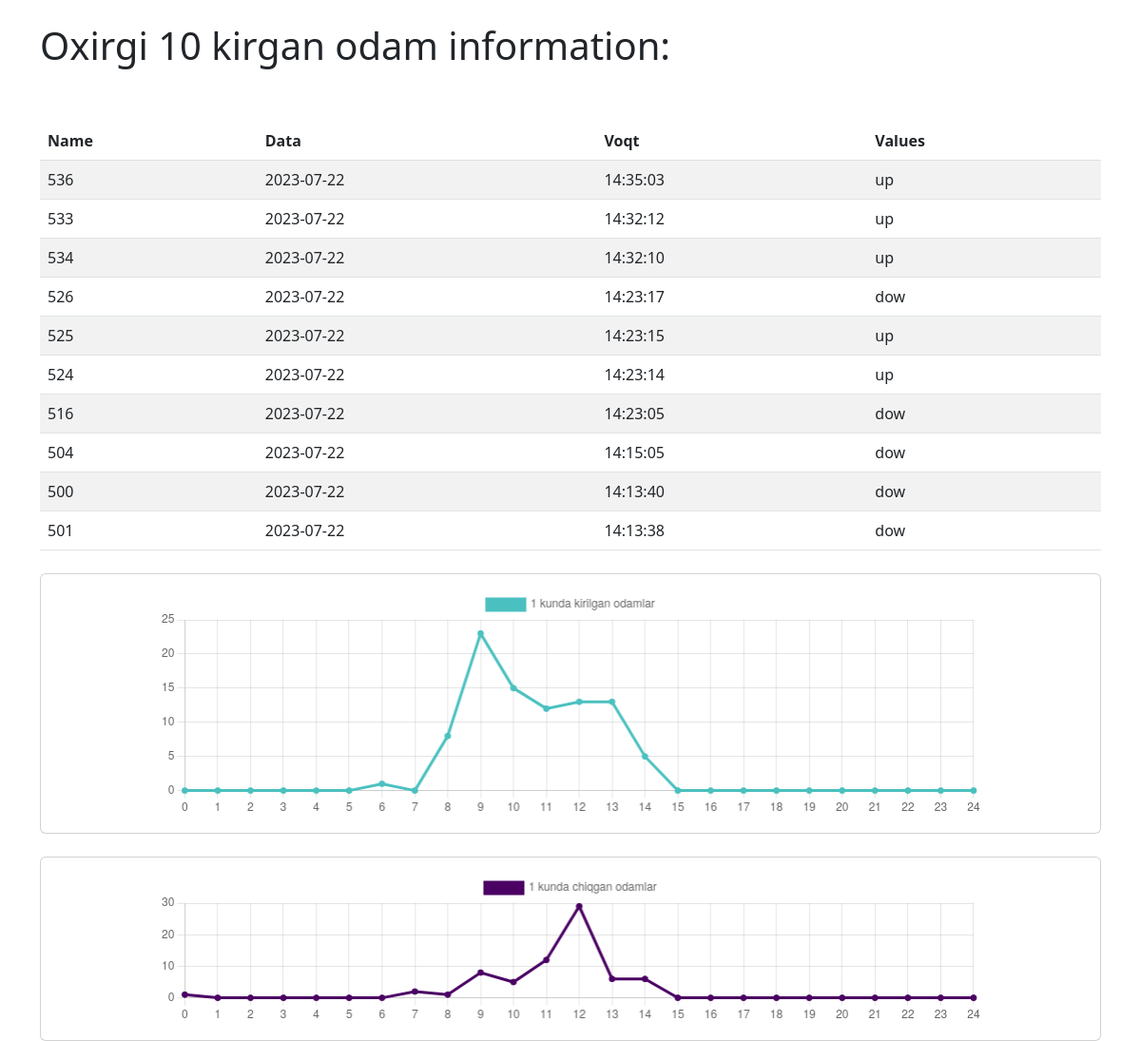
The page / on the database its author committed.
### table/models.py (models this page shows)
class Element(models.Model):
    name = models.CharField(max_length=100)
    data = models.CharField(max_length=100)
    voqt = models.CharField(max_length=100)
    values = models.CharField(max_length=100)

### table/views.py (the view)
# urls.py: 2. Add a URL to urlpatterns:  path('', views.home, name='home')
def home(request):
    connection = sqlite3.connect("db.sqlite3")
    cursor = connection.cursor()
    cursor.execute("SELECT * FROM table_element")
    results = cursor.fetchall()
    databese = pd.DataFrame(results, columns=["id", "name", "data", "values", "voqt"])
    cursor.close()
    connection.close()
    def today(x):
        today = date.today()
        d1 = today.strftime("%d")
        m1 = today.strftime("%m")
        y1 = today.strftime("%Y")
        if x[0:4] == y1 and x[5:7] == m1 and x[8:10] == d1:
            return True
        else:
            return False
    df = pd.DataFrame()
    today_data = databese[databese['data'].apply(today)]
    df['munit'] = today_data['voqt'].apply(lambda x: x[0:2])
    df['values'] = today_data['values']
    dict = [
        {'time': 0, 'value': 0},
        {'time': 1, 'value': 0},
        {'time': 2, 'value': 0},
        {'time': 3, 'value': 0},
        {'time': 4, 'value': 0},
        {'time': 5, 'value': 0},
        {'time': 6, 'value': 0},
        {'time': 7, 'value': 0},
        {'time': 8, 'value': 0},
        {'time': 9, 'value': 0},
        {'time': 10, 'value': 0},
        {'time': 11, 'value': 0},
        {'time': 12, 'value': 0},
        {'time': 13, 'value': 0},
        {'time': 14, 'value': 0},
        {'time': 15, 'value': 0},
        {'time': 16, 'value': 0},
        {'time': 17, 'value': 0},
        {'time': 18, 'value': 0},
        {'time': 19, 'value': 0},
        {'time': 20, 'value': 0},
        {'time': 21, 'value': 0},
        {'time': 22, 'value': 0},
        {'time': 23, 'value': 0},
        {'time': 24, 'value': 0},
    ]
    dict2 = [
        {'time': 0, 'value': 0},
        {'time': 1, 'value': 0},
        {'time': 2, 'value': 0},
        {'time': 3, 'value': 0},
        {'time': 4, 'value': 0},
        {'time': 5, 'value': 0},
        {'time': 6, 'value': 0},
        {'time': 7, 'value': 0},
        {'time': 8, 'value': 0},
        {'time': 9, 'value': 0},
        {'time': 10, 'value': 0},
        {'time': 11, 'value': 0},
        {'time': 12, 'value': 0},
        {'time': 13, 'value': 0},
        {'time': 14, 'value': 0},
        {'time': 15, 'value': 0},
        {'time': 16, 'value': 0},
        {'time': 17, 'value': 0},
        {'time': 18, 'value': 0},
        {'time': 19, 'value': 0},
        {'time': 20, 'value': 0},
        {'time': 21, 'value': 0},
        {'time': 22, 'value': 0},
        {'time': 23, 'value': 0},
        {'time': 24, 'value': 0},
    ]
    tables = Element.objects.order_by('-id')[:10]
    df['munit'] = df['munit'].apply(lambda x: x[0:2])
    up = df[df['values'] == 'up'].groupby(['munit']).count()
    down = df[df['values'] == 'dow'].groupby(['munit']).count()
    for i in range(len(dict)):
        for m, v in up['values'].items():
            if int(dict[i]['time']) == int(m):
                dict[i]['value'] = v
    for i in range(len(dict2)):
        for m, v in down['values'].items():
            if int(dict2[i]['time']) == int(m):
                dict2[i]['value'] = v
    dict_up = json.dumps(dict)
    dict_down = json.dumps(dict2)
    return render(request, 'home.html', {'tables': tables,'dict_up':dict_up,'dict_down':dict_down})

### table/templates/home.html (shortened to what this page needs)
<!DOCTYPE html>
<html>
<head>
    <link rel="stylesheet" href="https://cdn.jsdelivr.net/npm/bootstrap@5.3.0-alpha1/dist/css/bootstrap.min.css">
</head>
<body>
    <div class="container mt-4">
        <h1>Oxirgi 10 kirgan odam information:</h1>
        <br>
        <br>
        <table class="table table-striped">
            <thead>
                <tr>
                    <th scope="col">Name</th>
                    <th scope="col">Data</th>
                    <th scope="col">Voqt</th>
                    <th scope="col">Values</th>
                </tr>
            </thead>
            <tbody>
                {% for table in tables %}
                <tr>
                    <td>{{ table.name }}</td>
                    <td>{{ table.data }}</td>
                    <td>{{ table.voqt }}</td>
                    <td>{{ table.values }}</td>
                </tr>
                {% endfor %}
            </tbody>
        </table>
    </div>
    <div class="container mt-4">
        <div class="card">
            <div class="card-body">
                <div id="chartContainer" style="width: 80%; height: 30vh; margin: 0 auto;">
                    <canvas id="lineChart" data-dict="{{ dict_up }}"></canvas>
                </div>
            </div>
        </div>
    </div>
    <div class="container mt-4">
        <div class="card">
            <div class="card-body">
                <div id="chartContainer" style="width: 80%; height: 20vh; margin: 0 auto;">
                    <canvas id="lineChart1" data-dict="{{ dict_down }}"></canvas>
                </div>
            </div>
        </div>
    </div>
    <script>
        // Grafik ma'lumotlari
        var dict_up = document.getElementById("lineChart").getAttribute("data-dict");
        var hourlyData = JSON.parse(dict_up);
        var dict_down = document.getElementById("lineChart1").getAttribute("data-dict");
        var hourlyData2 = JSON.parse(dict_down);
        // Line chart yaratish
        var lineChart = new Chart("lineChart", {
            type: 'line',
            data: {
                labels: hourlyData.map(data => data.time),
                datasets: [{
                    label: "1 kunda kirilgan odamlar",
                    borderColor: 'rgba(75, 192, 192, 1)',
                    backgroundColor: 'rgba(75, 192, 192, 1)',
                    data: hourlyData.map(data => data.value),
                }]
            },
            options: {
                responsive: true,
                maintainAspectRatio: false,
                scales: {
                    y: {
                        beginAtZero: true
                    }
                }
            }
        });
             var lineChart1 = new Chart("lineChart1", {
            type: 'line',
            data: {
                labels: hourlyData2.map(data => data.time),
                datasets: [{
                    label: "1 kunda chiqgan odamlar",
                    borderColor: 'rgba(75, 0, 100, 1)',
                    backgroundColor: 'rgba(75, 0, 100, 1)',
                    data: hourlyData2.map(data => data.value),
                }]
            },
            options: {
                responsive: true,
                maintainAspectRatio: false,
                scales: {
                    y: {
                        beginAtZero: true
                    }
                }
            }
        });
    </script>
</body>
</html>

### rows shown on the page
Element: name "536", data "2023-07-22", voqt "14:35:03", values "up"
Element: name "533", data "2023-07-22", voqt "14:32:12", values "up"
Element: name "534", data "2023-07-22", voqt "14:32:10", values "up"
Element: name "526", data "2023-07-22", voqt "14:23:17", values "dow"
Element: name "525", data "2023-07-22", voqt "14:23:15", values "up"
Element: name "524", data "2023-07-22", voqt "14:23:14", values "up"
Element: name "516", data "2023-07-22", voqt "14:23:05", values "dow"
Element: name "504", data "2023-07-22", voqt "14:15:05", values "dow"
Element: name "500", data "2023-07-22", voqt "14:13:40", values "dow"
Element: name "501", data "2023-07-22", voqt "14:13:38", values "dow"
